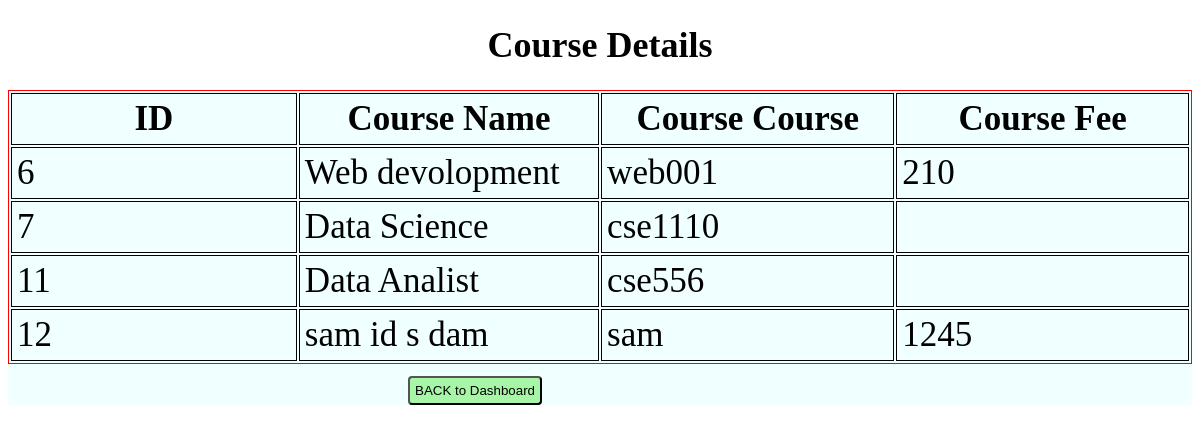
The app's page /admin/coursetable.php, older data.
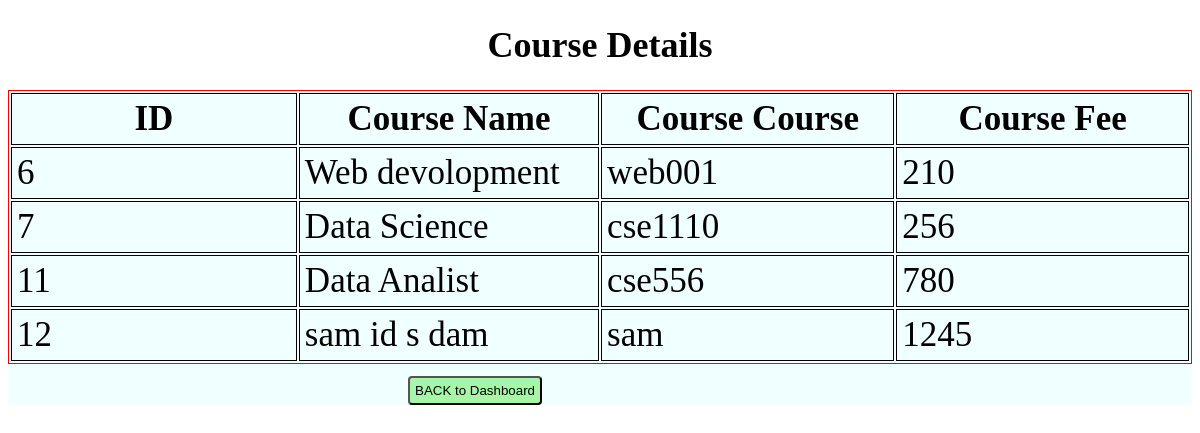
The same page, newer data.
### tables this page shows
CREATE TABLE `course` (
  `ID` int NOT NULL,
  `Name` varchar(50) DEFAULT NULL,
  `complete` int DEFAULT NULL,
  `course_code` varchar(255) DEFAULT NULL,
  `img` varchar(1200) DEFAULT NULL,
  `fee` int DEFAULT NULL
);

### admin/coursetable.php (the view, shortened to what this page needs)
<!DOCTYPE html>
<html lang="en">
<head>
    <link rel="stylesheet" href="style_table.css">
</head>
<body>
    <h1>Course Details</h1>
<div class="con">
    <div class="design10">
    <table class="un"><th>ID</th><th>Course Name</th><th>Course Course</th><th>Course Fee</th>
    <?php
    include('connection.php');
    $sql = "SELECT * FROM course";
    $result = $connection->query($sql);
    if ($result->num_rows > 0) {
        while ($row = $result->fetch_assoc()) {
            ?>
    <tr><td><?php echo $row['ID']?></td><td><?php echo $row['Name']?></td><td><?php echo $row['course_code']?></td><td><?php echo $row['fee']?></td></tr>
    <?php
        }
    } else {
        echo "No products found.";
    }
    ?>
    </table>
    <a href="index.php"><button class="btn">BACK to Dashboard</button></a>
</div></div>
</body>
</html>

### admin/style_table.css (style rules this page uses)
.con { display: flex; background-color: aqua; justify-content: center; font-size: 35px; }
.design10 { background-color: azure; }
td, th { border: 1px solid rgb(2, 0, 0); padding: 5px; width: 300px; }
tr { border: 1px solid red; }
table { border: 1px solid red; }
h1 { text-align: center; font-size: 36px; color: rgb(0, 0, 0); }

### admin/coursetable.php (style rules this page uses)
.btn { padding:5px; background-color: rgb(167, 246, 167); justify-content: center; margin-left: 400px; border-radius: 4px ; }

Row changes from the older to the newer data that the page shows:
changed course "Data Science": fee (not shown) → "256"
changed course "Data Analist": fee (not shown) → "780"
